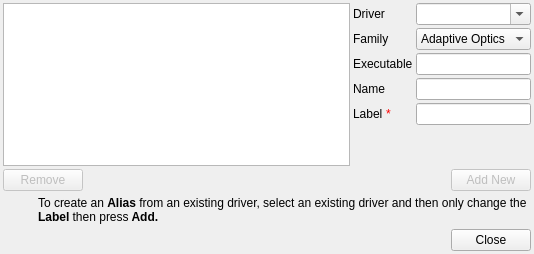
<?xml version="1.0" encoding="UTF-8"?>
<ui version="4.0">
 <class>CustomDrivers</class>
 <widget class="QDialog" name="CustomDrivers">
  <property name="geometry">
   <rect>
    <x>0</x>
    <y>0</y>
    <width>534</width>
    <height>254</height>
   </rect>
  </property>
  <property name="windowTitle">
   <string>Custom Drivers</string>
  </property>
  <layout class="QVBoxLayout" name="verticalLayout">
   <property name="spacing">
    <number>3</number>
   </property>
   <property name="leftMargin">
    <number>3</number>
   </property>
   <property name="topMargin">
    <number>3</number>
   </property>
   <property name="rightMargin">
    <number>3</number>
   </property>
   <property name="bottomMargin">
    <number>3</number>
   </property>
   <item>
    <layout class="QHBoxLayout" name="mainLayout" stretch="3,1">
     <property name="rightMargin">
      <number>0</number>
     </property>
     <item>
      <widget class="QTableView" name="driversView">
       <property name="selectionBehavior">
        <enum>QAbstractItemView::SelectRows</enum>
       </property>
      </widget>
     </item>
     <item>
      <layout class="QFormLayout" name="formLayout">
       <property name="horizontalSpacing">
        <number>3</number>
       </property>
       <property name="verticalSpacing">
        <number>3</number>
       </property>
       <item row="0" column="0">
        <widget class="QLabel" name="label_8">
         <property name="text">
          <string>Driver</string>
         </property>
        </widget>
       </item>
       <item row="0" column="1">
        <widget class="QComboBox" name="driverCombo">
         <property name="sizePolicy">
          <sizepolicy hsizetype="MinimumExpanding" vsizetype="Fixed">
           <horstretch>0</horstretch>
           <verstretch>0</verstretch>
          </sizepolicy>
         </property>
         <property name="editable">
          <bool>true</bool>
         </property>
        </widget>
       </item>
       <item row="1" column="0">
        <widget class="QLabel" name="label_9">
         <property name="text">
          <string>Family</string>
         </property>
        </widget>
       </item>
       <item row="1" column="1">
        <widget class="QComboBox" name="familyCombo">
         <item>
          <property name="text">
           <string>Adaptive Optics</string>
          </property>
         </item>
         <item>
          <property name="text">
           <string>Agent</string>
          </property>
         </item>
         <item>
          <property name="text">
           <string>Auxiliary</string>
          </property>
         </item>
         <item>
          <property name="text">
           <string>CCDs</string>
          </property>
         </item>
         <item>
          <property name="text">
           <string>Detectors</string>
          </property>
         </item>
         <item>
          <property name="text">
           <string>Domes</string>
          </property>
         </item>
         <item>
          <property name="text">
           <string>Filter Wheels</string>
          </property>
         </item>
         <item>
          <property name="text">
           <string>Focusers</string>
          </property>
         </item>
         <item>
          <property name="text">
           <string>Rotators</string>
          </property>
         </item>
         <item>
          <property name="text">
           <string>Spectrographs</string>
          </property>
         </item>
         <item>
          <property name="text">
           <string>Telescopes</string>
          </property>
         </item>
         <item>
          <property name="text">
           <string>Weather</string>
          </property>
         </item>
        </widget>
       </item>
       <item row="2" column="0">
        <widget class="QLabel" name="label_7">
         <property name="text">
          <string>Executable</string>
         </property>
        </widget>
       </item>
       <item row="2" column="1">
        <widget class="QLineEdit" name="execIN"/>
       </item>
       <item row="3" column="0">
        <widget class="QLabel" name="label_10">
         <property name="text">
          <string>Name</string>
         </property>
        </widget>
       </item>
       <item row="3" column="1">
        <widget class="QLineEdit" name="nameIN"/>
       </item>
       <item row="4" column="0">
        <layout class="QHBoxLayout" name="horizontalLayout_3">
         <property name="spacing">
          <number>3</number>
         </property>
         <item>
          <widget class="QLabel" name="label_6">
           <property name="text">
            <string>Label</string>
           </property>
          </widget>
         </item>
         <item>
          <widget class="QLabel" name="label_5">
           <property name="styleSheet">
            <string notr="true">color:red</string>
           </property>
           <property name="text">
            <string>*</string>
           </property>
          </widget>
         </item>
        </layout>
       </item>
       <item row="4" column="1">
        <widget class="QLineEdit" name="labelIN"/>
       </item>
      </layout>
     </item>
    </layout>
   </item>
   <item>
    <layout class="QHBoxLayout" name="horizontalLayout">
     <property name="spacing">
      <number>3</number>
     </property>
     <item>
      <widget class="QPushButton" name="removeDriverB">
       <property name="enabled">
        <bool>false</bool>
       </property>
       <property name="text">
        <string>Remove</string>
       </property>
      </widget>
     </item>
     <item>
      <spacer name="horizontalSpacer_2">
       <property name="orientation">
        <enum>Qt::Horizontal</enum>
       </property>
       <property name="sizeHint" stdset="0">
        <size>
         <width>40</width>
         <height>20</height>
        </size>
       </property>
      </spacer>
     </item>
     <item>
      <widget class="QPushButton" name="addDriverB">
       <property name="enabled">
        <bool>false</bool>
       </property>
       <property name="text">
        <string>Add New</string>
       </property>
      </widget>
     </item>
    </layout>
   </item>
   <item>
    <layout class="QHBoxLayout" name="horizontalLayout_2">
     <property name="spacing">
      <number>3</number>
     </property>
     <item>
      <widget class="QLabel" name="tipLabel">
       <property name="minimumSize">
        <size>
         <width>32</width>
         <height>32</height>
        </size>
       </property>
       <property name="maximumSize">
        <size>
         <width>32</width>
         <height>32</height>
        </size>
       </property>
       <property name="text">
        <string/>
       </property>
      </widget>
     </item>
     <item>
      <widget class="QLabel" name="label">
       <property name="text">
        <string>&lt;html&gt;&lt;head/&gt;&lt;body&gt;&lt;p&gt;To create an &lt;span style=&quot; font-weight:600;&quot;&gt;Alias&lt;/span&gt; from an existing driver, select an existing driver and then only change the &lt;span style=&quot; font-weight:600;&quot;&gt;Label &lt;/span&gt;then press&lt;span style=&quot; font-weight:600;&quot;&gt; Add.&lt;/span&gt;&lt;/p&gt;&lt;/body&gt;&lt;/html&gt;</string>
       </property>
       <property name="wordWrap">
        <bool>true</bool>
       </property>
      </widget>
     </item>
    </layout>
   </item>
   <item>
    <widget class="QDialogButtonBox" name="buttonBox">
     <property name="orientation">
      <enum>Qt::Horizontal</enum>
     </property>
     <property name="standardButtons">
      <set>QDialogButtonBox::Close</set>
     </property>
    </widget>
   </item>
  </layout>
 </widget>
 <resources/>
 <connections>
  <connection>
   <sender>buttonBox</sender>
   <signal>accepted()</signal>
   <receiver>CustomDrivers</receiver>
   <slot>accept()</slot>
   <hints>
    <hint type="sourcelabel">
     <x>248</x>
     <y>254</y>
    </hint>
    <hint type="destinationlabel">
     <x>157</x>
     <y>274</y>
    </hint>
   </hints>
  </connection>
  <connection>
   <sender>buttonBox</sender>
   <signal>rejected()</signal>
   <receiver>CustomDrivers</receiver>
   <slot>reject()</slot>
   <hints>
    <hint type="sourcelabel">
     <x>316</x>
     <y>260</y>
    </hint>
    <hint type="destinationlabel">
     <x>286</x>
     <y>274</y>
    </hint>
   </hints>
  </connection>
 </connections>
</ui>
